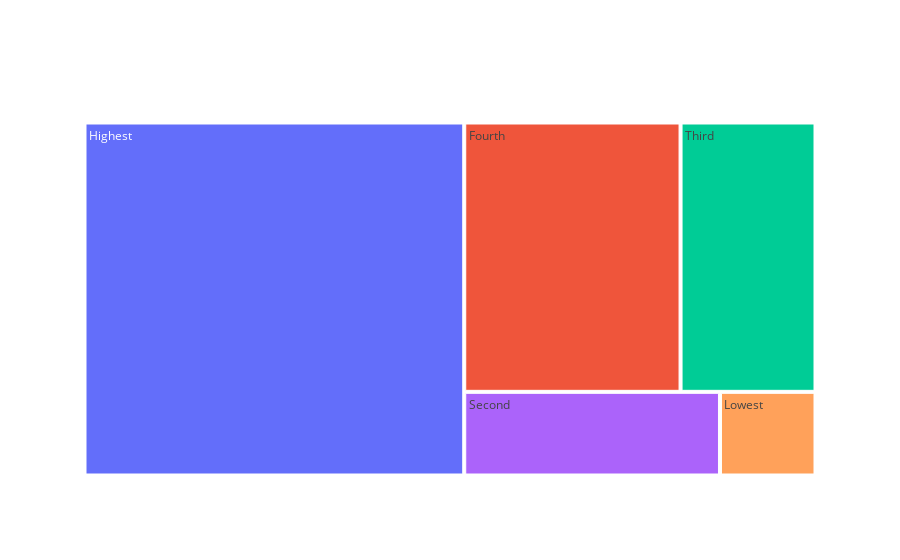

The notebook cell this image was saved under:
### Code cell
fig = go.Figure()
fig.add_trace(go.Treemap(
    labels = income_quintiles,
    parents = ["", "", "", "", ""],
    values = list(income_aggregate_all[income_aggregate_all['year']==2018]['income_share'])
))

### Figure 1 — Plotly figure (JSON) as saved in the notebook; plotly's stock layout.template omitted (floating-point values rounded to 4 significant figures)
{"data": [{"labels": ["Lowest", "Second", "Third", "Fourth", "Highest"], "parents": ["", "", "", "", ""], "type": "treemap", "values": [3.1, 8.3, 14.1, 22.6, 52]}], "layout": {}}
